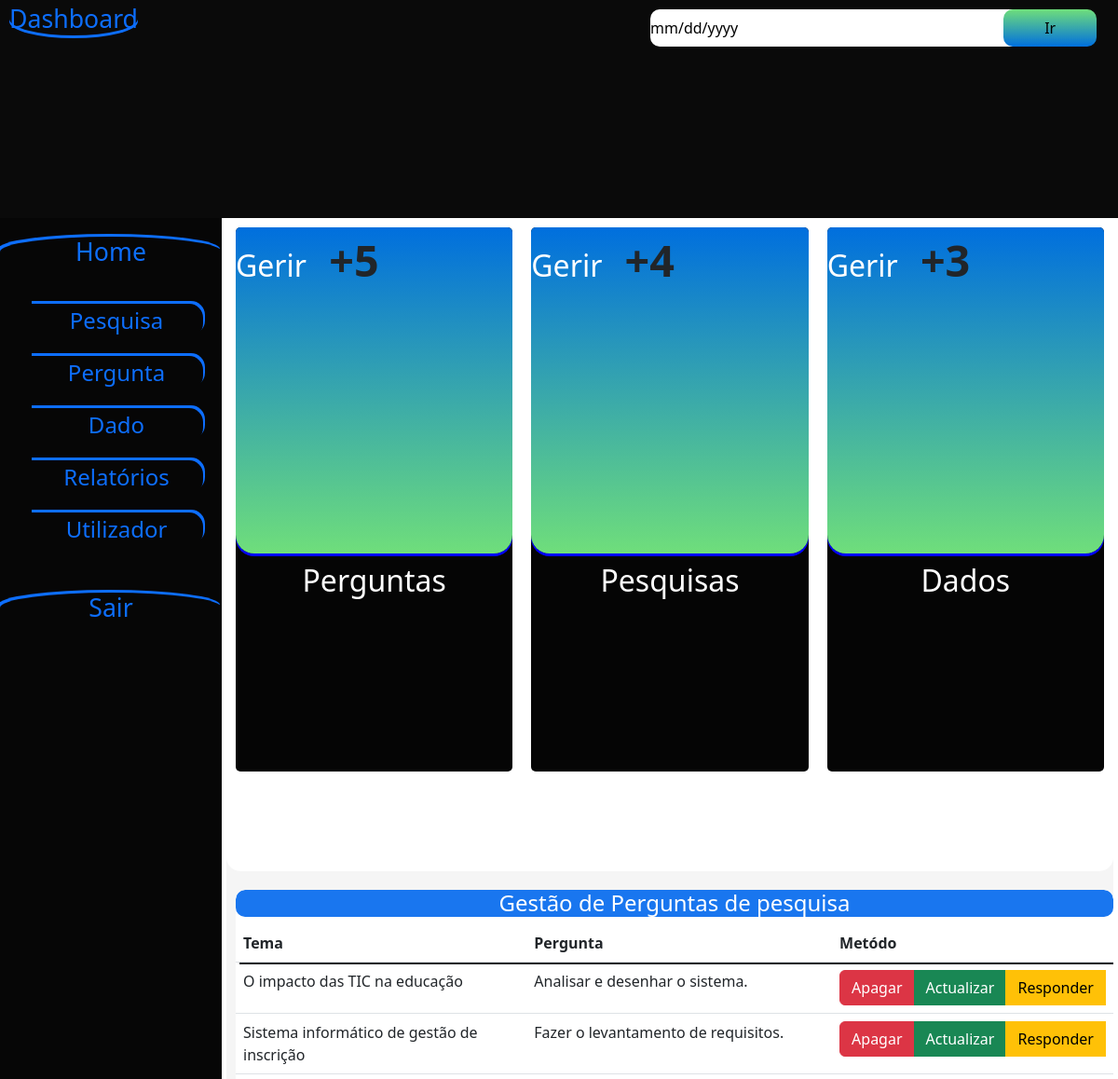
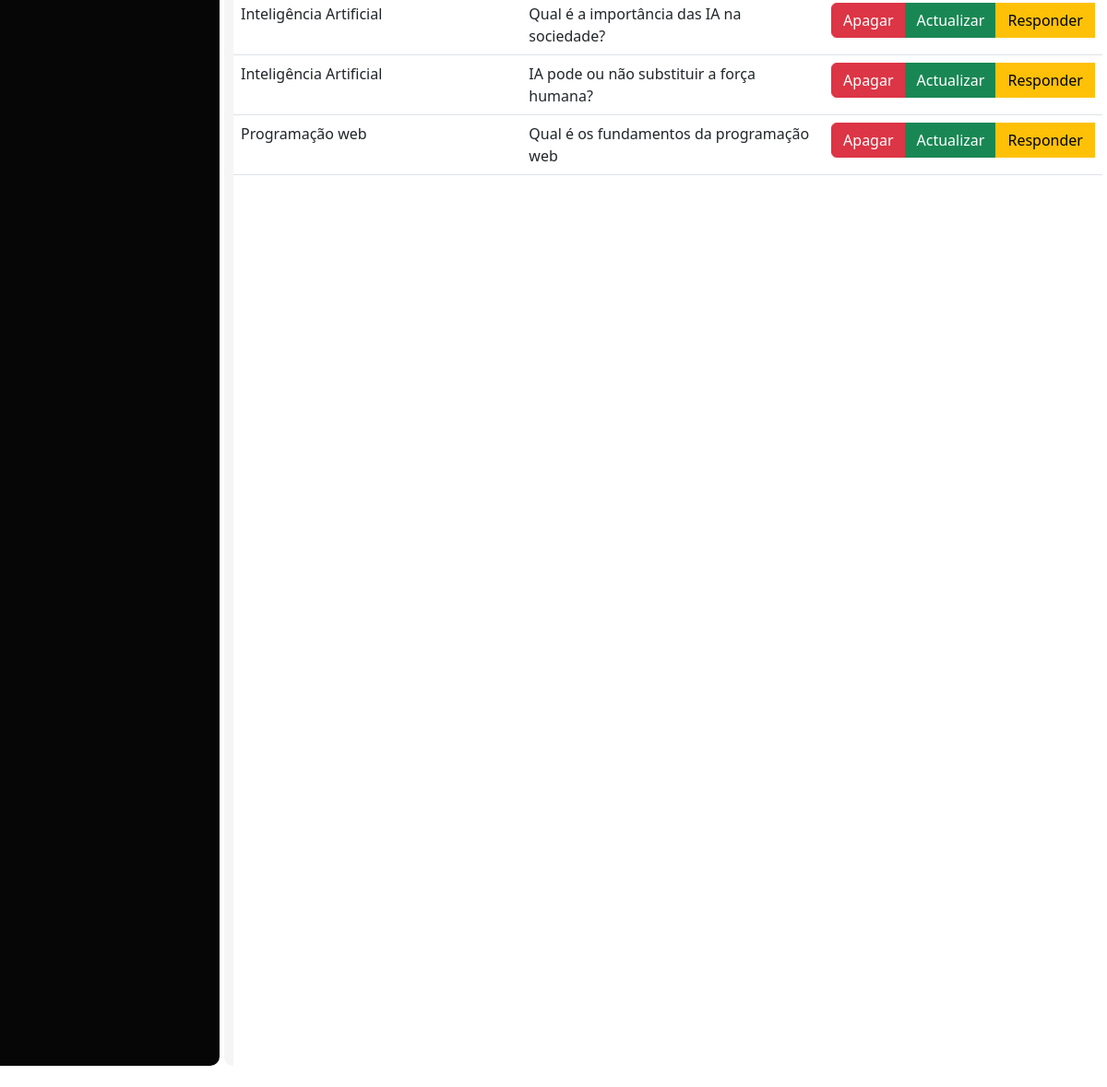
Screenshot of /view/perguunta.php (signed in) with the database file from the repository (2 pictures, top to bottom).
### tables this page shows
CREATE TABLE IF NOT EXISTS `perguntas` (
  `id` int NOT NULL AUTO_INCREMENT,
  `nome` varchar(255) NOT NULL,
  `pesquisa_id` int NOT NULL,
  PRIMARY KEY (`id`),
  KEY `pesquisa_id` (`pesquisa_id`),
  CONSTRAINT `perguntas_ibfk_1` FOREIGN KEY (`pesquisa_id`) REFERENCES `pesquisas` (`id`) ON DELETE CASCADE
);

CREATE TABLE IF NOT EXISTS `pesquisas` (
  `id` int NOT NULL AUTO_INCREMENT,
  `tema` text NOT NULL,
  `tipo` varchar(100) NOT NULL,
  `objectivo` text,
  `ploblematica` text,
  `user_id` int NOT NULL,
  `dataregistro` date DEFAULT NULL,
  PRIMARY KEY (`id`),
  KEY `user_id` (`user_id`),
  CONSTRAINT `pesquisas_ibfk_1` FOREIGN KEY (`user_id`) REFERENCES `utilizadores` (`id`) ON DELETE CASCADE
);

### view/perguunta.php (the view, shortened to what this page needs)
<!DOCTYPE html>
<html lang="en">
<head>
    <link rel="stylesheet" href="../public/css/bootstrap.css">
    <link rel="stylesheet" href="../public/css/dashboard.css">
</head>
<body>
    <div class="principal">
        <?php
        include_once('../controller/conexao.php');
        $user_id = $_SESSION['id'];
        $sql = "SELECT pesquisas.id AS 'pesquisa',pesquisas.tema,
		perguntas.id,perguntas.nome
	FROM pesquisas JOIN perguntas ON(pesquisas.id=perguntas.pesquisa_id)
	WHERE pesquisas.user_id=$user_id;";
        $verificar = mysqli_query($conexao, $sql);
        $sql = "SELECT *from pesquisas where user_id=$user_id;";
        $pesquisaveri = mysqli_query($conexao, $sql);
        $qtdpergunta = mysqli_num_rows($verificar);
        $qtdpesquisa = mysqli_num_rows($pesquisaveri);
                  $sql="SELECT *FROM dados;";
                   $verificardados=mysqli_query($conexao,$sql);
                  $qtddados=mysqli_num_rows($verificardados);
        ?>
        <div class="menuSuperior">
            <div class="logo">
                <a href="dashboard.php">Dashboard</a>
            </div>
            <div class="search">
                <form action="search.php" method="get">
                    <input type="date" name="search" id="" placeholder="Informe um parametro" required>
                    <button type="submit">Ir</button>
                </form>
            </div>
        </div>
        <div class="grupo">
            <div class="menuLeft">
                <a href="../index.php" class="home">
                    <h1>Home</h1>
                </a>
                <ul>
                    <a href="pesquisa.php">
                        <li>Pesquisa</li>
                    </a>
                    <a href="perguunta.php">
                        <li>Pergunta</li>
                    </a>
                    <a href="dado.php">
                        <li>Dado</li>
                    </a>
                    <a href="">
                        <li>Relatórios</li>
                    </a>
                    <a href="utilizador.php">
                        <li>Utilizador</li>
                    </a>
                </ul>
                <a href="../controller/sair.php" class="sair">
                    <h1>Sair</h1>
                </a>
            </div>
            <div class="content">
                <div class="cartao">
                    <div class="cartao1">
                        <div class="up">
                            <a href="">Gerir</a>
                            <strong>+<?php print  $qtdpergunta; ?></strong>
                        </div>
                        <div class="down">
                            <h2>Perguntas</h2>
                        </div>
                    </div>
                    <div class="cartao1">
                        <div class="up">
                            <a href="">Gerir</a>
                            <strong>+<?php print $qtdpesquisa; ?></strong>
                        </div>
                        <div class="down">
                            <h2>Pesquisas</h2>
                        </div>
                    </div>
                    <div class="cartao1">
                        <div class="up">
                            <a href="">Gerir</a>
                            <strong>+<?php print $qtddados; ?></strong>
                        </div>
                        <div class="down">
                            <h2>Dados</h2>
                        </div>
                    </div>
                </div>
                <div class="graficos">
                    <div class="dados">
                        <h4>Gestão de Perguntas de pesquisa</h4>
                        <table class="table">
                            <thead>
                                <th>Tema</th>
                                <th>Pergunta</th>
                                <th>Metódo</th>
                            </thead>
                            <tbody>
                                <?php
                                while ($dados = mysqli_fetch_assoc($verificar)) {
                                    $id = $dados['id'];
                                    $tema = $dados['tema'];
                                    $nome = $dados['nome'];
                                    print "
                                <tr>
                                    <td>$tema</td>
                                    <td>$nome</td>
                                    <td>
                                          <div class='btn-group'>
                                                    <button class='btn btn-danger' data-bs-toggle='modal' data-bs-target='#apagar$id'>Apagar</button>
     <div class='modal fade' id='apagar$id' tabindex='-1' aria-labelledby='exampleModalLabel' aria-hidden='true' >
                                                <h5 class='modal-title' id='exampleModalLabel'>Desejas  apagar apergunta $nome ?</h5>
                                                <input type='hidden' value='$id' name='idcode'>
                                        </div>
                                                    <button class='btn btn-success' data-bs-toggle='modal' data-bs-target='#actualizar$id'>Actualizar</button>
    <div class='modal fade' id='actualizar$id' tabindex='-1' aria-labelledby='exampleModalLabel' aria-hidden='true'>
                    <h5 class='modal-title' id='exampleModalLabel'>Actualizar  pergunta nº $id</h5>
                           <input type='hidden' value='$id' name='idcode'>
                                    <input type='text' class='form-control' required id='floatingInput' maxlength='50' minlength='10' value='$nome' placeholder='Informe a pergunta' name='nome'>
    </div>
                    <button class='btn btn-warning' data-bs-toggle='modal' data-bs-target='#dado$id'>Responder</button>
                    <div class='modal fade' id='dado$id' tabindex='-1' aria-labelledby='exampleModalLabel' aria-hidden='true'>
                    <h5 class='modal-title' id='exampleModalLabel'>Registar dados da  pergunta $nome</h5>
                           <input type='hidden' value='$id' name='idcode'>
    </div>
                                          </div>
                                    </td>
                                </tr>";
                                }
                                ?>
                            </tbody>
                        </table>
                    </div>
                </div>
            </div>
        </div>
    </div>
</body>
</html>

### public/css/dashboard.css (style rules this page uses)
* { margin: 0; padding: 0; }
a { text-decoration: none; }
body { overflow: hidden; width: 100%; overflow: hidden; height: 95vh; background-color: white; }
.principal { width: 100%; overflow: hidden; height: 100vh; background-color: white; }
.principal .grupo { display: flex; }
.principal .menuSuperior { display: flex; width: 100%; height: 10vh; background-color: rgb(10, 10, 10); }
.principal .menuSuperior .search { margin-left: 45%; margin-top: 10px; }
.principal .menuSuperior .search input { width: 400px; height: 40px; border-radius: 10px; border-style: none; }
.principal .menuSuperior .search input::before { border-color: rgb(25, 118, 239); }
.principal .menuSuperior .search button { width: 100px; height: 40px; border-radius: 10px; border-style: none; margin-left: -25px; background: linear-gradient(rgb(111,222,123), rgb(000,111,222)) ; }
.principal .grupo .menuLeft { background-color: rgb(6, 6, 6); width: 20%; height: 89vh; margin-right: 5px; margin-bottom: 5px; border-bottom-right-radius: 10px; }
.principal .grupo .menuLeft ul { margin-top: 40px; margin-bottom: 50px; }
.principal .grupo .menuLeft h1 { margin-top: 20px; text-align: center; }
.principal .grupo .content { width: 80%; height: 89vh; background-color: whitesmoke; margin-right: 5px; margin-bottom: 5px; border-bottom-left-radius: 10px; border-bottom-right-radius: 10px; overflow: auto; }
.principal .grupo .content .cartao { width: 100%; display: flex; height: 30vh; background-color: rgb(255, 255, 255); border-bottom-left-radius: 15px; border-bottom-right-radius: 15px; }
.principal .grupo .content .cartao .cartao1 { width: 100%; margin-right: 10px; margin-left: 10px; height: 25vh; margin-top: 10px; border-radius: 5px; background-color: rgb(5, 5, 5); }
.principal .grupo .content .graficos { display: flex; margin: auto; margin-top: 10px; margin-left: 10px; }
.principal .grupo .content .graficos .dados { width: 100%; height: 88vh; background-color: rgb(255, 255, 255); border-radius: 10px; }
.principal .grupo .content .graficos h4 { text-align: center; background-color: rgb(25, 118, 239); color: white; border-radius: 10px; }
.principal .grupo .content .dados { margin-top: 10px; overflow: auto; }
.principal .grupo .content .dados .table thead { background-color: rgb(255, 255, 255); box-shadow: 4px 3px; }
.cartao { margin: auto; }
.menuLeft ul li { padding: auto; margin: auto; font-size: 18pt; margin-top: 20px; text-align: center; border-top-right-radius: 15px; border-bottom-right-radius: 15px; box-shadow: 2px -3px; list-style: none; margin-right: 20px; }
.menuLeft h1 { padding: auto; margin: auto; text-align: center; border-radius: 50%; font-size: 20pt; box-shadow: -2px -3px ; }
.menuSuperior .logo a { margin: 10px; padding: auto; font-size: 20pt; box-shadow: 0px 3px; border-radius: 50%; }
.cartao1 .up { width: 100%; height: 15vh; box-shadow: 0px 3px blue; border-bottom-left-radius: 20px; border-bottom-right-radius: 20px; border-top-left-radius: 5px; border-top-right-radius: 5px; background: linear-gradient( rgb(000,111,222),rgb(111,222,123)) ; }
.cartao1 a { font-size: 24pt; color: white; margin-right: 20px; }
.cartao1 strong { font-size: 35pt; }
.cartao1 .down h2 { margin-top: 10px; color: white; text-align: center; }

### rows the page displays
perguntas: pesquisa.tema "O impacto das TIC na educação", nome "Analisar e desenhar o sistema."
perguntas: pesquisa.tema "Sistema informático de gestão de inscrição", nome "Fazer o levantamento de requisitos."
perguntas: pesquisa.tema "Inteligência Artificial", nome "Qual é a importância das IA na sociedade?"
perguntas: pesquisa.tema "Inteligência Artificial", nome "IA pode ou não substituir a força humana?"
perguntas: pesquisa.tema "Programação web", nome "Qual é os fundamentos da programação web"

### other values shown
$qtdpergunta "5"
$qtdpesquisa "4"
$qtddados "3"
